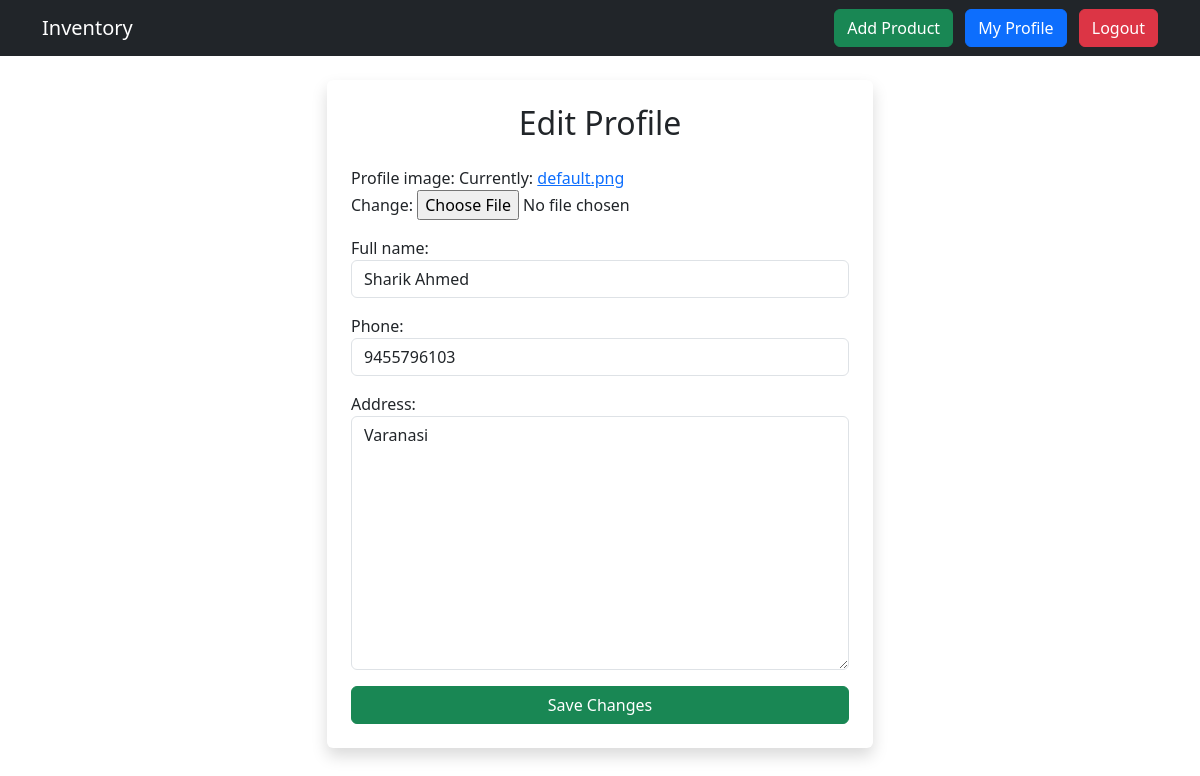
/edit-profile/ (signed in), run on the app's committed database.
### Inventory_app/models.py (models this page shows, shortened)
class UserProfile(models.Model):
    user = models.OneToOneField(
        User,
        on_delete=models.CASCADE
    )
    profile_image = models.ImageField(
        upload_to='profiles/',
        default='default.png'
    )
    full_name = models.CharField(
        max_length=200,
        blank=True
    )
    phone = models.CharField(
        max_length=20,
        blank=True
    )
    address = models.TextField(
        blank=True
    )

### Inventory_app/views.py (the view, shortened to what this page needs)
@login_required
def edit_profile(request):
    profile, created = UserProfile.objects.get_or_create(
        user=request.user
    )
    form = ProfileForm(
        request.POST or None,
        request.FILES or None,
        instance=profile
    )
    return render(request, 'edit_profile.html', {
        'form': form
    })

### Inventory_app/forms.py
class ProfileForm(forms.ModelForm):
    class Meta:
        model = UserProfile
        fields = [
            'profile_image',
            'full_name',
            'phone',
            'address'
        ]
        widgets = {
            'full_name': forms.TextInput(attrs={
                'class':'form-control'
            }),
            'phone': forms.TextInput(attrs={
                'class':'form-control'
            }),
            'address': forms.Textarea(attrs={
                'class':'form-control'
            }),
        }

### templates/edit_profile.html (shortened to what this page needs)
{% extends 'base.html' %}
{% block content %}
<div class="row justify-content-center">
    <div class="col-md-6">
        <div class="card shadow border-0 p-4">
            <h2 class="mb-4 text-center">
                Edit Profile
            </h2>
            <form method="POST"
                  enctype="multipart/form-data">
                {{ form.as_p }}
                <button type="submit"
                        class="btn btn-success w-100">
                    Save Changes
                </button>
            </form>
        </div>
    </div>
</div>
{% endblock %}

### data on the page
UserProfile: full_name "Sharik Ahmed", phone "9455796103", address "Varanasi"
